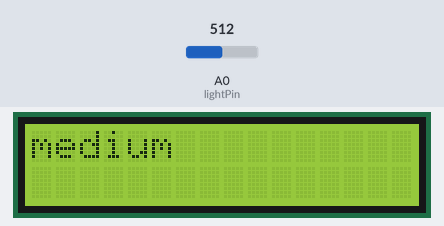
Recording of a sketch running on a simulated Arduino Uno, built with avr-gcc and run on an emulated ATmega328P. Parts: 16×2 character LCD. The test bench sets the inputs (shaded band); at power-on: A0 (lightPin) = 512. What the sketch prints to the serial monitor is not drawn.

Above: at 2.2 s.
2.3 s: A0 (lightPin) set to 716
At 3.6 s:
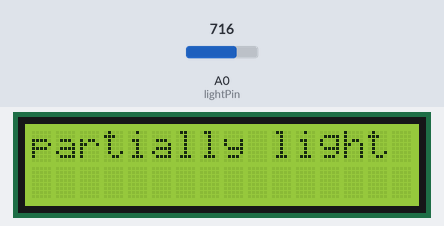
4.5 s: A0 (lightPin) set to 900
At 5.4 s:
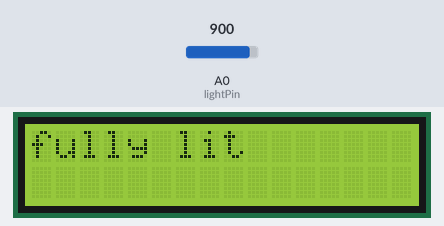
6.5 s: A0 (lightPin) set to 306
At 8.2 s:
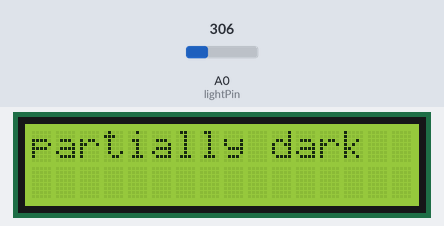
8.5 s: A0 (lightPin) set to 122
At 10.2 s:
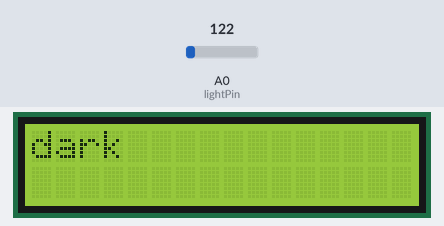
10.5 s: A0 (lightPin) set to 511
At 12.0 s:
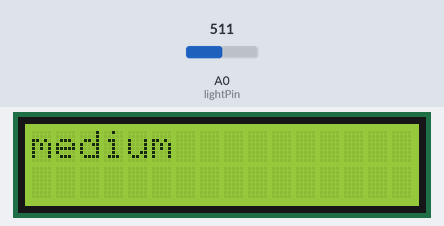
12.6 s: A0 (lightPin) set to 0
At 13.8 s:
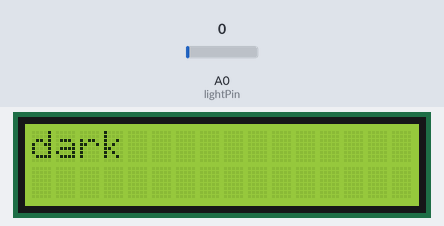
Timing chart, 0 to 15.6 s (numbered marks = the images above; inputs shaded):
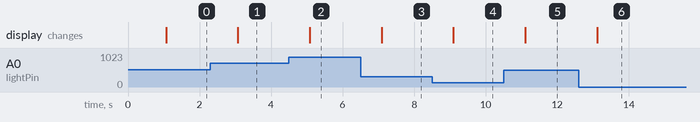

Measured:
- after the input at 2.3 s, the display: changes after 0.77 s (image 1)
- after the input at 4.5 s, the display: changes after 0.58 s (image 2)
- after the input at 6.5 s, the display: changes after 0.59 s (image 3)
- after the input at 8.5 s, the display: changes after 0.60 s (image 4)
- after the input at 10.5 s, the display: changes after 0.61 s (image 5)
- after the input at 12.6 s, the display: changes after 0.51 s (image 6)

The sketch:

hplewa2cs362lab4.ino
```cpp
/*
 * Hubert Plewa - 658280400
 * Lab 4 - More complicated input
 * Description -
 * Written for the UNO.
 * Requirements, 10k pot, and an LCD screen, photoresistor
 * Using pins 12, 11, 5, 4, 3, 2 for the LCD display see LiquidCrystal Library below for more information
 * in setting up the LCD screen
 * Using Analog pin 0 for photoresistor input
 *
 * The LCD screen will print the lighting conditions as read by a photoresistor
 *
 *
 * References - http://www.arduino.cc/en/Tutorial/LiquidCrystalScroll
 *            - http://playground.arduino.cc/Learning/PhotoResistor
 *            - http://learn.adafruit.com/photocells
 *
 */
/*

/* Simple test of the functionality of the photo resistor

Connect the photoresistor one leg to pin 0, and pin to +5V
Connect a resistor (around 10k is a good value, higher
values gives higher readings) from pin 0 to GND. (see appendix of arduino notebook page 37 for schematics).

----------------------------------------------------

           PhotoR     10K
 +5    o---/\/\/--.--/\/\/---o GND
                  |
 Pin 0 o-----------

----------------------------------------------------
*/
#include <LiquidCrystal.h>
#include <stdio.h>

int lightPin = A0;  //define a pin for Photo resistor

const int rs = 12, en = 11, d4 = 5, d5 = 4, d6 = 3, d7 = 2;
LiquidCrystal lcd(rs, en, d4, d5, d6, d7);

void setup()
{
    pinMode(lightPin, INPUT);
    Serial.begin(9600);  //Begin serial communcation
    lcd.begin(16, 2);
    delay(1000);
}

char* level[5] = { "dark", "partially dark", "medium", "partially light", "fully lit" };

int getLightLevel(int lightPin){
  int prval = analogRead(lightPin);
  int i = prval/205; //Reduce the photoresistor value 0-1023 to 0-4
  Serial.println(prval); //Write the value of the photoresistor to the serial monitor.
  Serial.println(i); //Write the value of the photoresistor to the serial monitor.
  Serial.println(level[i]);
  Serial.println();

  return i;
}

void loop()
{
  int i = getLightLevel(lightPin);
  lcd.clear();
  lcd.write(level[i]);

  delay(1000);

}
```
